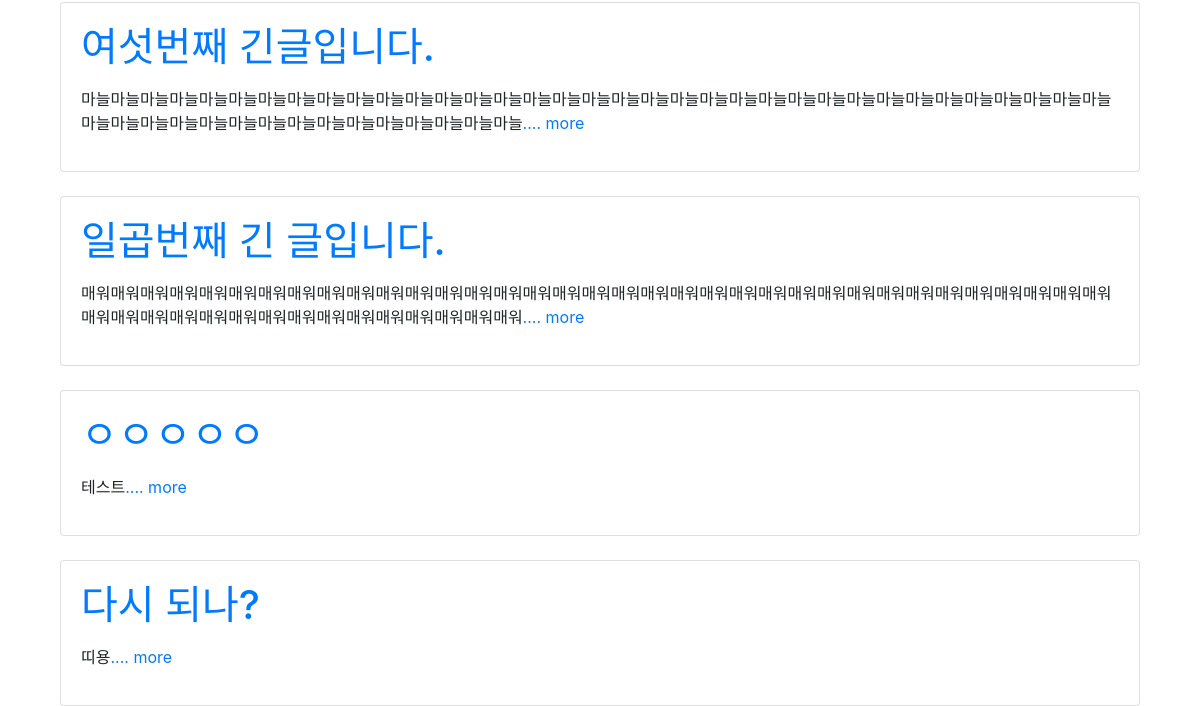
Before: / (lower part) with the older database file.
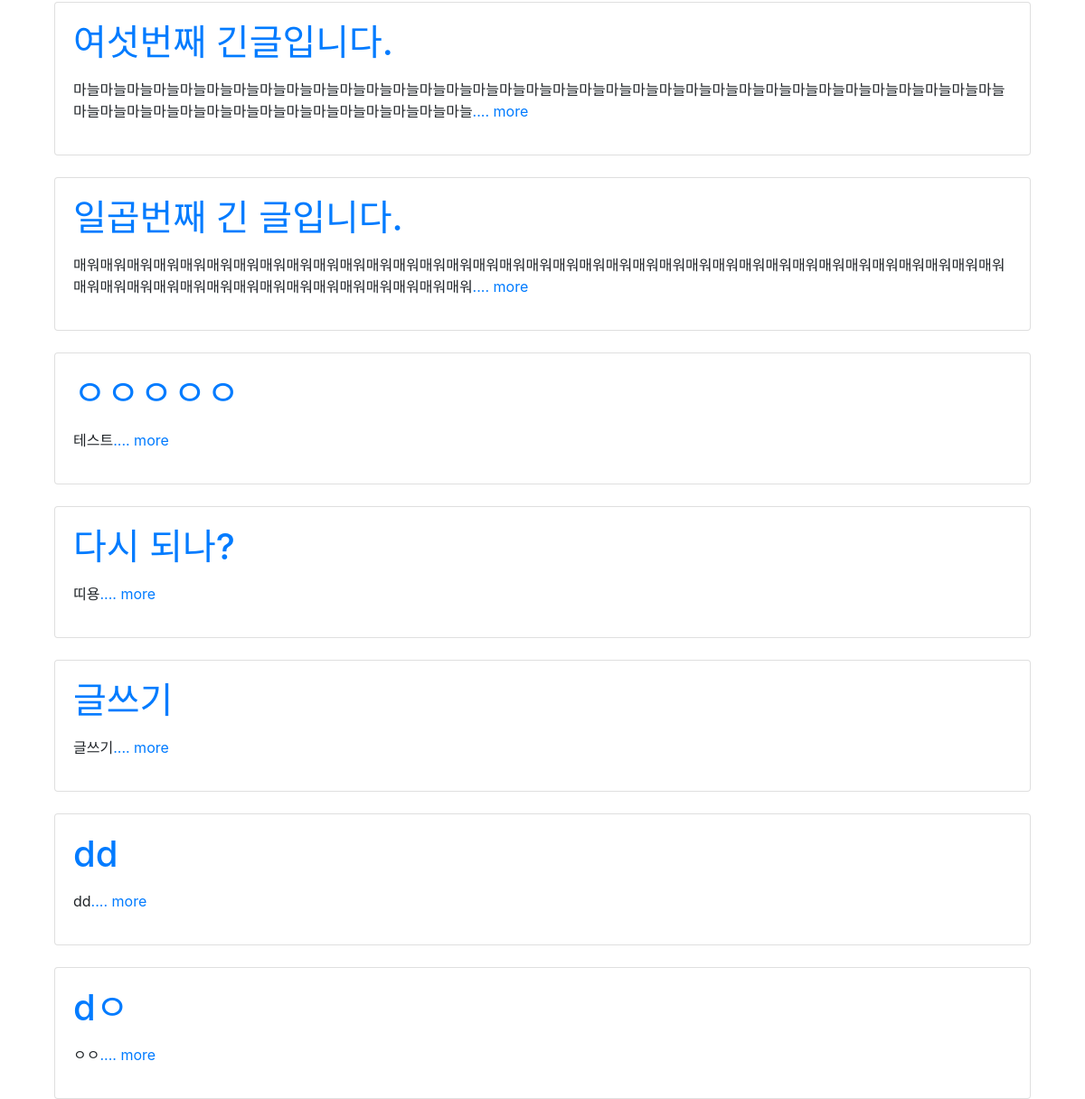
After: the same page with the newer database file.
### blog/models.py (models this page shows, shortened)
class Blog(models.Model):
    title = models.CharField(max_length=200)
    pub_date = models.DateTimeField('date published')
    body = models.TextField()
    def summary(self):
        return self.body[:100]

### blog/views.py (the view)
# urls.py: path('', blog.views.home, name='home'),
def home(request):
    blogs = Blog.objects
    return render(request,'home.html', {'blogs':blogs})

### blog/templates/home.html (shortened to what this page needs)
              {% extends 'base.html' %}
              {% block content %}
                  {% for blog in blogs.all %}
                  <br>
                  <div class="container">
                      <div class="card">
                          <div class="card-body">
                      <a href="{% url 'detail' blog.id %}">
                          <h1>{{ blog.title }}</h1>
                      </a>
                      <p>{{ blog.summary }}<a href="{% url 'detail' blog.id %}">.... more</a> </p>
                  </div>
                </div>
              </div>
                  {% endfor %}
              {% endblock %}

### blogproject/templates/base.html (shortened to what this page needs)
<!DOCTYPE html>
<html lang="en">
<head>
    <link rel="stylesheet" href="https://stackpath.bootstrapcdn.com/bootstrap/4.3.1/css/bootstrap.min.css">
</head>
<body>
              <div class="container">
                    {% block content %}
                    {% endblock %}
                    </div>
</body>
</html>

Changed rows visible on the page:
added Blog: title "글쓰기", summary "글쓰기"
added Blog: title "dd", summary "dd"
added Blog: title "dㅇ", summary "ㅇㅇ"
